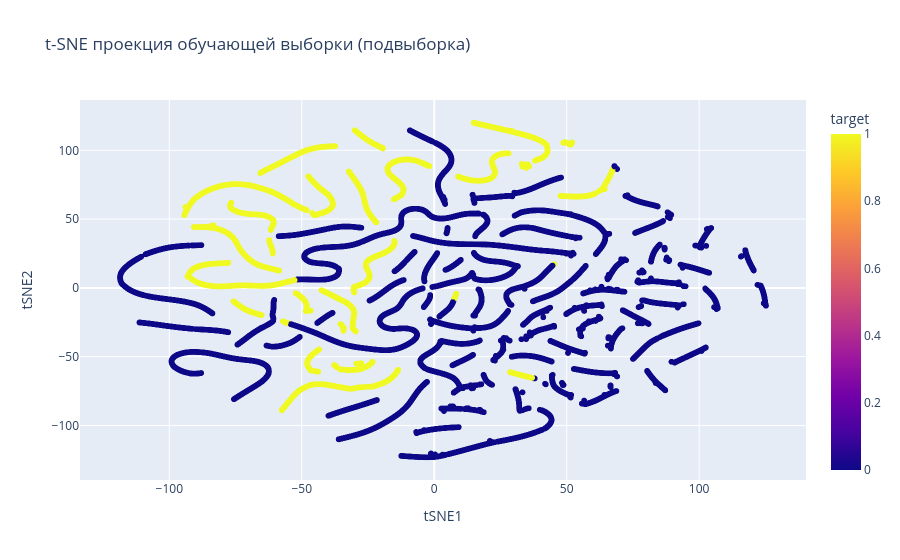

The code cell stored with this chart in its notebook:
### Code cell
from sklearn.manifold import TSNE

# Для ускорения возьмём случайные 5000 точек из train
np.random.seed(42)
sample_idx = np.random.choice(len(df_train), min(20000, len(df_train)), replace=False)
X_sample = df_train[features].iloc[sample_idx]
y_sample = df_train['target'].iloc[sample_idx]

tsne = TSNE(n_components=2, random_state=42, perplexity=30)
X_tsne = tsne.fit_transform(X_sample)

df_tsne = pd.DataFrame({'tSNE1': X_tsne[:, 0], 'tSNE2': X_tsne[:, 1], 'target': y_sample})
fig = px.scatter(df_tsne, x='tSNE1', y='tSNE2', color='target',
                 title='t-SNE проекция обучающей выборки (подвыборка)')
fig.show()

### Figure 1 — Plotly figure (JSON) as saved in the notebook; plotly's stock layout.template omitted (floating-point values rounded to 4 significant figures; data arrays with more than 128 entries replaced by an {"elided": "..."} marker saying what was removed)
{"data": [{"hovertemplate": "tSNE1=%{x}<br>tSNE2=%{y}<br>target=%{marker.color}<extra></extra>", "legendgroup": "", "marker": {"color": {"elided": "20000 int values"}, "coloraxis": "coloraxis", "symbol": "circle"}, "mode": "markers", "name": "", "showlegend": false, "type": "scattergl", "x": {"elided": "20000 float values"}, "xaxis": "x", "y": {"elided": "20000 float values"}, "yaxis": "y"}], "layout": {"coloraxis": {"colorbar": {"title": {"text": "target"}}, "colorscale": [[0, "#0d0887"], [0.1111, "#46039f"], [0.2222, "#7201a8"], [0.3333, "#9c179e"], [0.4444, "#bd3786"], [0.5556, "#d8576b"], [0.6667, "#ed7953"], [0.7778, "#fb9f3a"], [0.8889, "#fdca26"], [1, "#f0f921"]]}, "legend": {"tracegroupgap": 0}, "title": {"text": "t-SNE проекция обучающей выборки (подвыборка)"}, "xaxis": {"anchor": "y", "domain": [0, 1], "title": {"text": "tSNE1"}}, "yaxis": {"anchor": "x", "domain": [0, 1], "title": {"text": "tSNE2"}}}}
